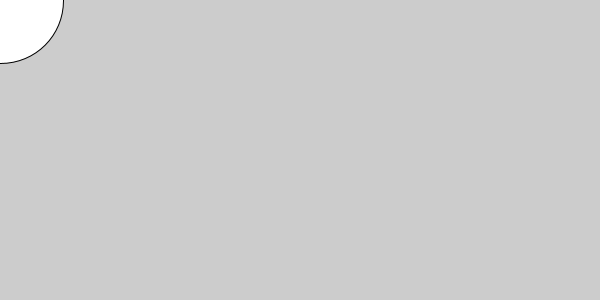
Frame 1 (no input)
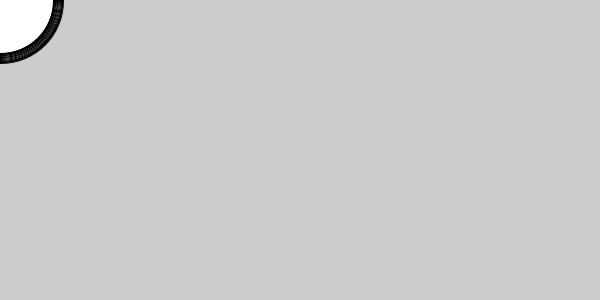
Frame 60 (the mouse pressed at the canvas centre just before this capture)
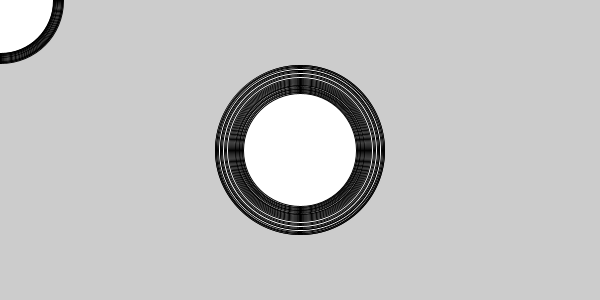
Frame 120 (the mouse held since frame 60 and released just before this capture)

The Processing sketch that drew these frames (run headless with seeded random() and noise(); from frame 60 on, the mouse is pressed at the canvas centre):

// Processing sketch: NoiseBrush
// ── NoiseBrush.pde
// A visualizer for noise.

void setup(){
  size(600, 300);
}

void draw(){
  //background(0);
  
  float time = millis() / 1000.0;
  
  // Set circle diameter
  float d3 = map(noise(time), 0, 1, 50, 200);
  
  // Draw ellipses based on the diameter value
  ellipse(mouseX, mouseY, d3, d3);
}
